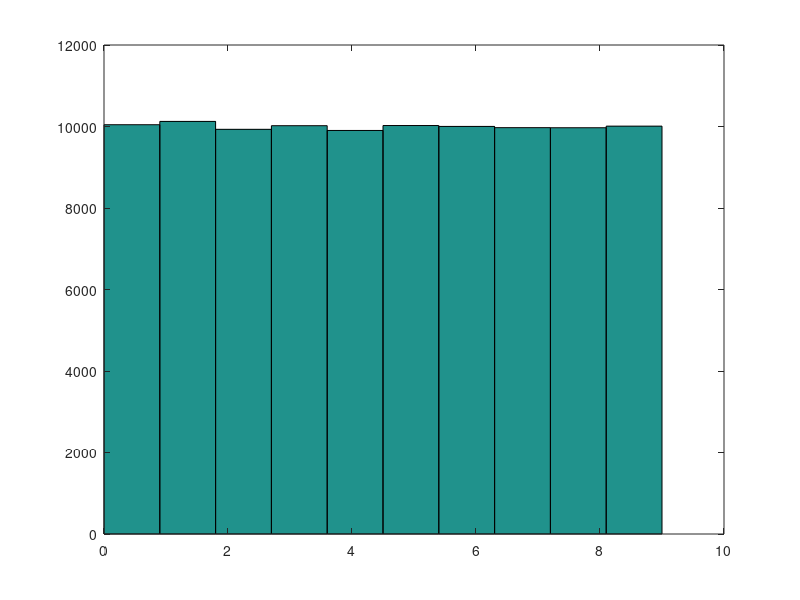
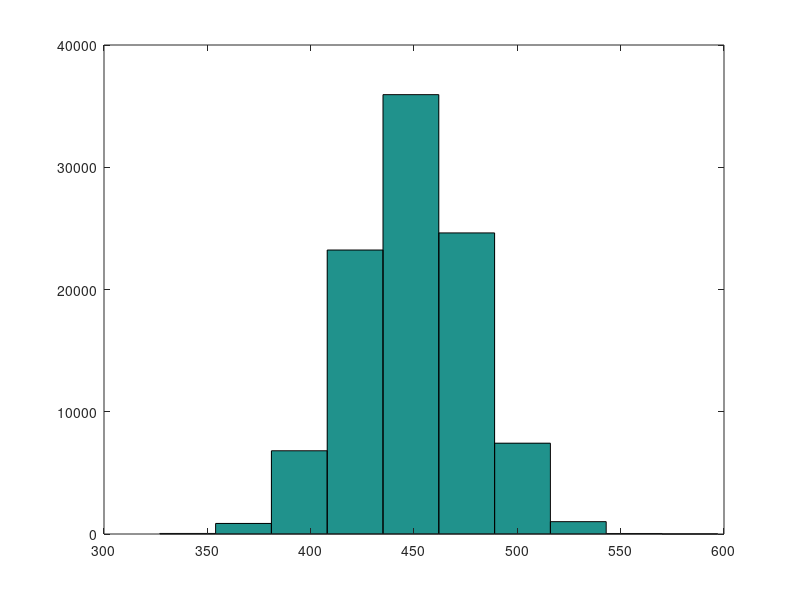

These charts were generated, in order, by the following MATLAB code:
clc
clear
close all
M = 100000;
a = floor(rand(1, M)*10);
b = sum(floor(rand(100, M)*10));
c = [a(1:end/2),b(1:end/2)];
d = zeros(1,100000);
d(1:2:end - 1) = a(1:end/2);
d(2:2:end) = b(1:end/2);
figure
hist(a)
figure
hist(b)
%%
file = fopen('row1.bin', 'w');
fwrite(file, a);
fclose(file);
file = fopen('row2.bin', 'w');
fwrite(file, c);
fclose(file);
file = fopen('row3.bin', 'w');
fwrite(file, d);
fclose(file);
%%